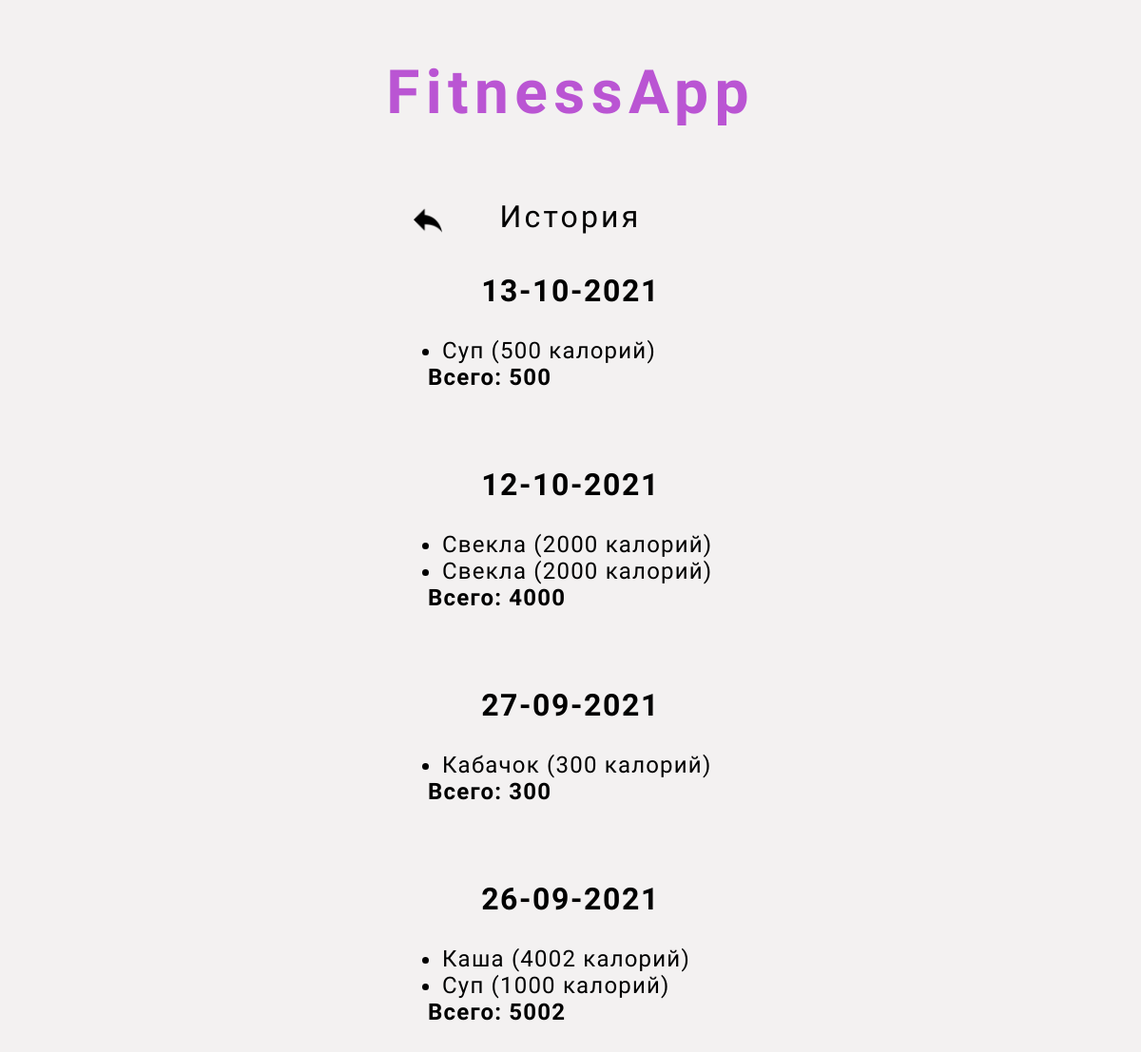
Page /history/ (signed in) on the committed database.
### main/models.py (models this page shows, shortened)
class Ingestion(models.Model):
    user = models.ForeignKey(User, on_delete=models.CASCADE, default=None)
    food = models.CharField('Еда', max_length=200)
    calories = models.IntegerField('Калории')
    date = models.DateField('Дата', default=datetime.now())

### main/views.py (the view)
# urls.py: path('history/', history),
@login_required(login_url='/login')
def history(request):
    groups = {}
    for ingestion in request.user.ingestion_set.order_by('-date'):
        date = ingestion.date.strftime('%d-%m-%Y')
        if date in groups.keys():
            groups[date][1].append(ingestion)
            groups[date][0] += ingestion.calories
        else:
            groups[date] = [ingestion.calories, [ingestion]]
    return render(request, "main/history.html", {'groups': groups})

### main/templates/main/history.html
{% extends 'main/auth.html' %}
{% block fields %}
    {% load static %}
    <a class="back" href="/"><img src="{% static 'images/back.png' %}" alt="back" width="30"></a>
    <p id="action">История</p>
    {% for key, value in groups.items %}
        <h1>{{ key }}</h1>
        <ul class="list">
            {% for ingestion in value.1 %}
                <li>{{ ingestion.food }} ({{ ingestion.calories }} калорий)</li>
            {% endfor %}
        </ul>
        <h2 class="sum">Всего: {{ value.0 }}</h2>
    {% endfor %}
{% endblock %}

### static/css/main.css (style rules this page uses)
* { background-color: #f3f1f1; font-family: 'Open Sans Condensed', sans-serif; letter-spacing: .05em; margin: 0; padding: 0; }
a { text-decoration: none; }
#action { letter-spacing: 0.1em; margin: 10px; font-size: 32px; font-weight: 500; }
h1 { margin: 30px 0; }
ul { font-size: 24px; margin-left: 30px; }
.back { bottom: -52px; left: -150px; position: relative; }
.list { width: 300px; }
.sum { width: 300px; margin-bottom: 50px; }

### rows in the picture
Ingestion: food "Суп", calories "500"
Ingestion: food "Свекла", calories "2000"
Ingestion: food "Свекла", calories "2000"
Ingestion: food "Кабачок", calories "300"
Ingestion: food "Каша", calories "4002"
Ingestion: food "Суп", calories "1000"

### other values in the picture
{{ key }} "13-10-2021" "12-10-2021" "27-09-2021" "26-09-2021"
{{ value.0 }} "500" "4000" "300" "5002"
